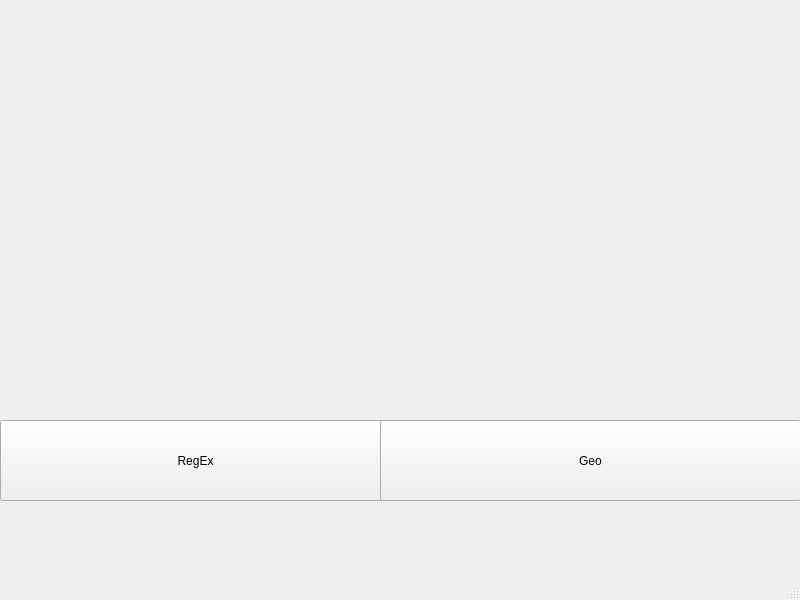
<?xml version="1.0" encoding="UTF-8"?>
<ui version="4.0">
 <class>MainWindow</class>
 <widget class="QMainWindow" name="MainWindow">
  <property name="geometry">
   <rect>
    <x>0</x>
    <y>0</y>
    <width>800</width>
    <height>600</height>
   </rect>
  </property>
  <property name="windowTitle">
   <string>MainWindow</string>
  </property>
  <widget class="QWidget" name="centralwidget">
   <widget class="QLabel" name="Photos">
    <property name="geometry">
     <rect>
      <x>0</x>
      <y>0</y>
      <width>801</width>
      <height>421</height>
     </rect>
    </property>
    <property name="text">
     <string/>
    </property>
    <property name="pixmap">
     <pixmap>Regular expressions guide.jpg</pixmap>
    </property>
    <property name="scaledContents">
     <bool>true</bool>
    </property>
   </widget>
   <widget class="QPushButton" name="RegEx">
    <property name="geometry">
     <rect>
      <x>0</x>
      <y>420</y>
      <width>391</width>
      <height>81</height>
     </rect>
    </property>
    <property name="text">
     <string>RegEx</string>
    </property>
   </widget>
   <widget class="QPushButton" name="Geo">
    <property name="geometry">
     <rect>
      <x>380</x>
      <y>420</y>
      <width>421</width>
      <height>81</height>
     </rect>
    </property>
    <property name="text">
     <string>Geo</string>
    </property>
   </widget>
  </widget>
  <widget class="QMenuBar" name="menubar">
   <property name="geometry">
    <rect>
     <x>0</x>
     <y>0</y>
     <width>800</width>
     <height>21</height>
    </rect>
   </property>
  </widget>
  <widget class="QStatusBar" name="statusbar"/>
 </widget>
 <resources/>
 <connections/>
</ui>
